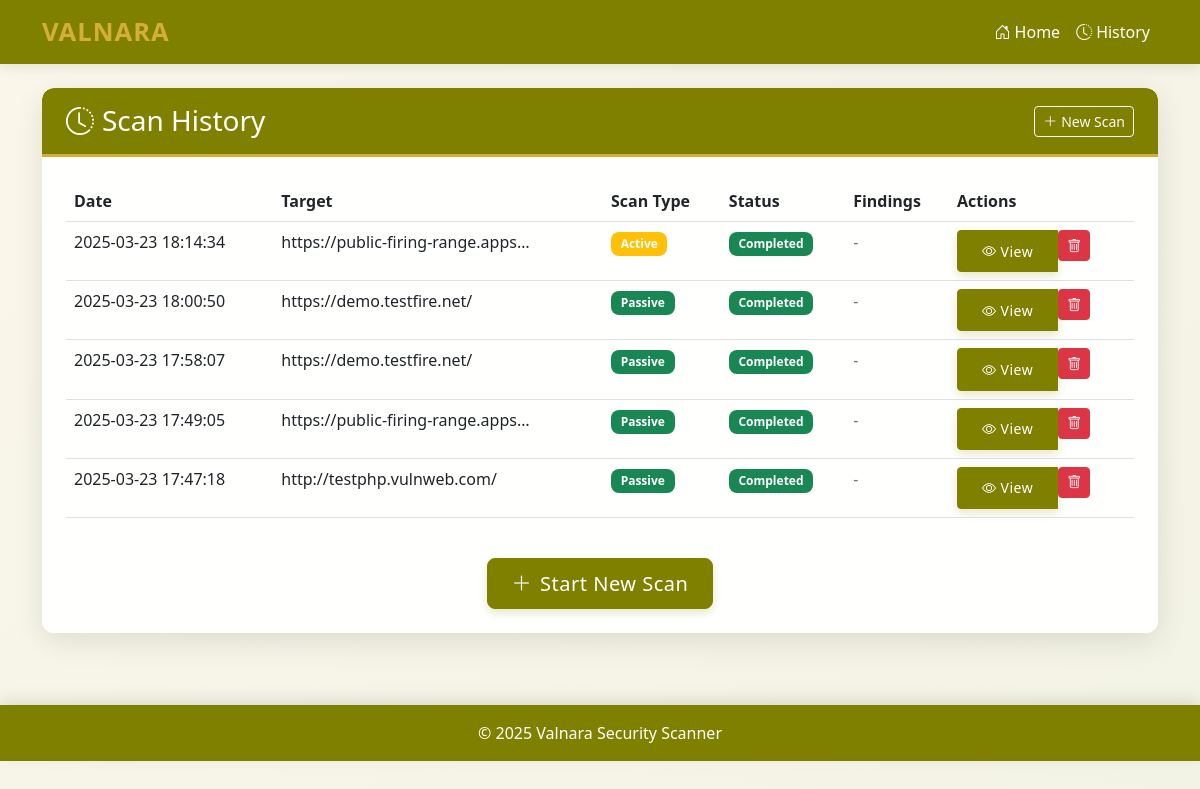
Before: /history with the older database file.
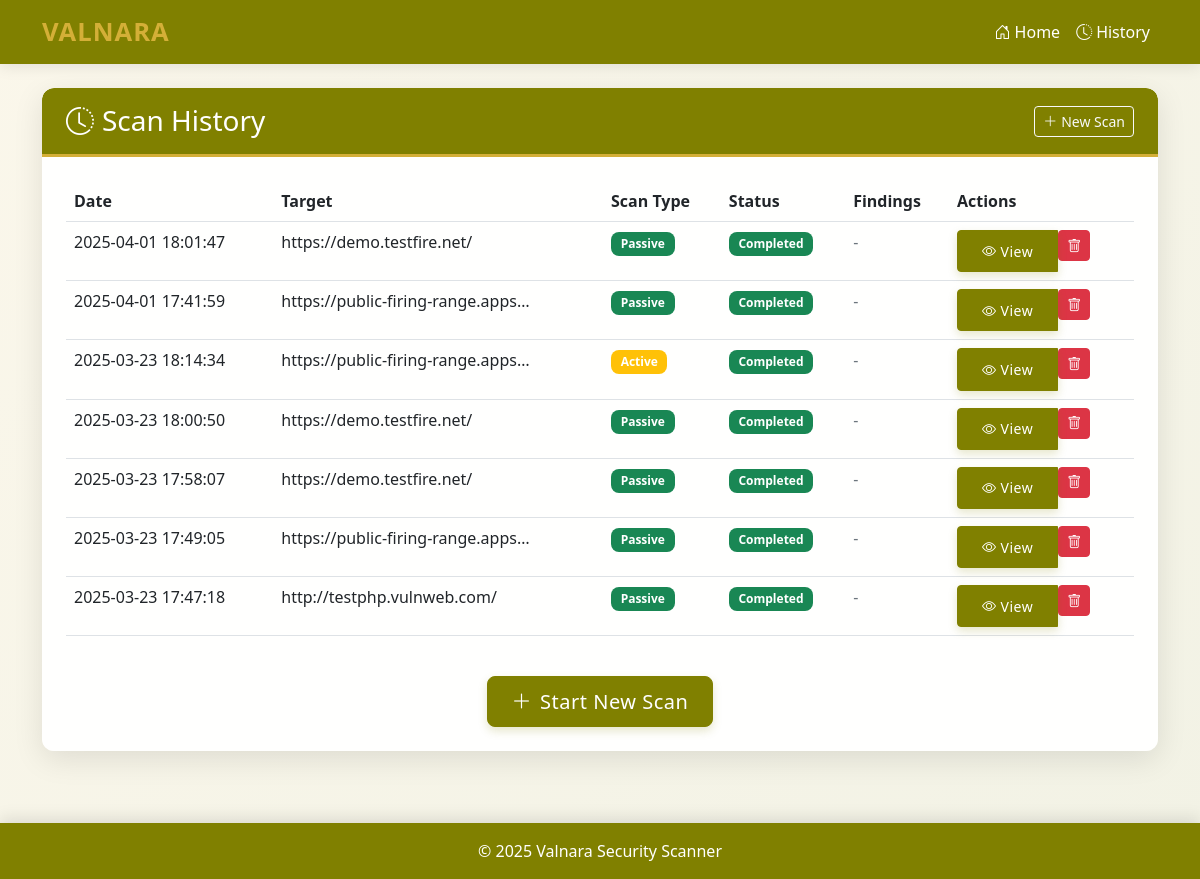
After: the same page with the newer database file.
### database/models.py (models this page shows, shortened)
class ScanResult(db.Model):
    id = db.Column(db.String(20), primary_key=True)  # Using timestamp-based ID
    url = db.Column(db.String(255), nullable=False)
    scan_type = db.Column(db.Integer, nullable=False)
    scan_depth = db.Column(db.Integer, nullable=False)
    is_wordpress = db.Column(db.Boolean, default=False)
    status = db.Column(db.String(20), nullable=False)
    start_time = db.Column(db.String(30), nullable=False)
    end_time = db.Column(db.String(30), nullable=True)
    results_data = db.Column(db.Text, nullable=True)  # Store JSON data

### app.py (the view)
@app.route('/history')
def history():
    scans = get_scan_history()
    return render_template('history.html', scans=scans)

### database/operations.py (called while the page is built)
def get_scan_history():
    return ScanResult.query.order_by(ScanResult.start_time.desc()).all()

### templates/history.html (shortened to what this page needs)
{% extends "base.html" %}
{% block extra_css %}
<link rel="stylesheet" href="https://cdn.jsdelivr.net/npm/bootstrap-icons@1.10.0/font/bootstrap-icons.css">
{% endblock %}
{% block content %}
<div class="row justify-content-center">
    <div class="col-md-12">
        <div class="card mb-4">
            <div class="card-header">
                <div class="d-flex justify-content-between align-items-center">
                    <h3 class="mb-0"><i class="bi bi-clock-history me-2"></i>Scan History</h3>
                    <a href="{{ url_for('index') }}" class="btn btn-outline-light btn-sm">
                        <i class="bi bi-plus-lg me-1"></i>New Scan
                    </a>
                </div>
            </div>
            <div class="card-body">
                {% if scans %}
                    <div class="table-responsive">
                        <table class="table table-hover">
                            <thead>
                                <tr>
                                    <th>Date</th>
                                    <th>Target</th>
                                    <th>Scan Type</th>
                                    <th>Status</th>
                                    <th>Findings</th>
                                    <th>Actions</th>
                                </tr>
                            </thead>
                            <tbody>
                                {% for scan in scans %}
                                    <tr>
                                        <td>{{ scan.start_time }}</td>
                                        <td>
                                            <span class="text-truncate d-inline-block" style="max-width: 250px;">
                                                {{ scan.url }}
                                            </span>
                                        </td>
                                        <td>
                                            {% if scan.scan_type == 1 %}
                                                <span class="badge bg-info">Spider</span>
                                            {% elif scan.scan_type == 2 %}
                                                <span class="badge bg-info">Ajax Spider</span>
                                            {% elif scan.scan_type == 3 %}
                                                <span class="badge bg-warning">Active</span>
                                            {% elif scan.scan_type == 4 %}
                                                <span class="badge bg-success">Passive</span>
                                            {% elif scan.scan_type == 5 %}
                                                <span class="badge bg-danger">DOM XSS</span>
                                            {% endif %}
                                        </td>
                                        <td>
                                            {% if scan.status == 'completed' %}
                                                <span class="badge bg-success">Completed</span>
                                            {% elif scan.status == 'running' %}
                                                <span class="badge bg-primary">Running</span>
                                            {% elif scan.status == 'failed' %}
                                                <span class="badge bg-danger">Failed</span>
                                            {% else %}
                                                <span class="badge bg-secondary">{{ scan.status }}</span>
                                            {% endif %}
                                        </td>
                                        <td>
                                            {% if scan.status == 'completed' and scan.results %}
                                                {% if scan.results.summary %}
                                                    <span class="badge bg-danger me-1">H: {{ scan.results.summary.High }}</span>
                                                    <span class="badge bg-warning me-1">M: {{ scan.results.summary.Medium }}</span>
                                                    <span class="badge bg-info me-1">L: {{ scan.results.summary.Low }}</span>
                                                    <span class="badge bg-success">I: {{ scan.results.summary.Informational }}</span>
                                                {% else %}
                                                    <span class="text-muted">No summary available</span>
                                                {% endif %}
                                            {% else %}
                                                <span class="text-muted">-</span>
                                            {% endif %}
                                        </td>
                                        <td>
                                            <div class="btn-group">
                                                {% if scan.status == 'completed' %}
                                                    <a href="{{ url_for('results', scan_id=scan.id) }}" class="btn btn-sm btn-primary">
                                                        <i class="bi bi-eye me-1"></i>View
                                                    </a>
                                                {% elif scan.status == 'running' %}
                                                    <a href="{{ url_for('scan_status', scan_id=scan.id) }}" class="btn btn-sm btn-info">
                                                        <i class="bi bi-arrow-repeat me-1"></i>Status
                                                    </a>
                                                {% elif scan.status == 'pending' %}
                                                    <a href="{{ url_for('scan_status', scan_id=scan.id) }}" class="btn btn-sm btn-secondary">
                                                        <i class="bi bi-play-fill me-1"></i>Start
                                                    </a>
                                                {% else %}
                                                    <a href="{{ url_for('index') }}" class="btn btn-sm btn-outline-primary">
                                                        <i class="bi bi-arrow-repeat me-1"></i>Retry
                                                    </a>
                                                {% endif %}
                                                <form action="{{ url_for('delete_scan_route', scan_id=scan.id) }}" method="post" class="d-inline" onsubmit="return confirm('Are you sure you want to delete this scan?');">
                                                    <button type="submit" class="btn btn-sm btn-danger">
                                                        <i class="bi bi-trash"></i>
                                                    </button>
                                                </form>
                                            </div>
                                        </td>
                                    </tr>
                                {% endfor %}
                            </tbody>
                        </table>
                    </div>
                {% else %}
                    <div class="alert alert-info">
                        <h5 class="alert-heading"><i class="bi bi-info-circle me-2"></i>No Scan History</h5>
                        <p class="mb-0">You haven't performed any scans yet. Start a new scan to see results here.</p>
                    </div>
                {% endif %}
                <div class="text-center mt-4">
                    <a href="{{ url_for('index') }}" class="btn btn-primary btn-lg">
                        <i class="bi bi-plus-lg me-2"></i>Start New Scan
                    </a>
                </div>
            </div>
        </div>
    </div>
</div>
{% endblock %}

### templates/base.html (shortened to what this page needs)
<!DOCTYPE html>
<html lang="en">
<head>
    <link href="https://cdn.jsdelivr.net/npm/bootstrap@5.2.3/dist/css/bootstrap.min.css" rel="stylesheet">
    <link rel="stylesheet" href="https://cdn.jsdelivr.net/npm/bootstrap-icons@1.10.0/font/bootstrap-icons.css">
    <link rel="stylesheet" href="{{ url_for('static', filename='css/main.css') }}">
    {% block extra_css %}{% endblock %}
</head>
<body>
    <div class="scanner-bg">
    </div>
    <nav class="navbar navbar-expand-lg navbar-dark mb-4">
        <div class="container">
            <a class="navbar-brand" href="{{ url_for('index') }}">VALNARA</a>
            <div class="collapse navbar-collapse" id="navbarNav">
                <ul class="navbar-nav ms-auto">
                    <li class="nav-item">
                        <a class="nav-link {% if request.endpoint == 'index' %}active{% endif %}" href="{{ url_for('index') }}">
                            <i class="bi bi-house-door me-1"></i>Home
                        </a>
                    </li>
                    <li class="nav-item">
                        <a class="nav-link {% if request.endpoint == 'history' %}active{% endif %}" href="{{ url_for('history') }}">
                            <i class="bi bi-clock-history me-1"></i>History
                        </a>
                    </li>
                </ul>
            </div>
        </div>
    </nav>
    <div class="container my-4">
        {% block content %}{% endblock %}
    </div>
    <footer class="py-3 text-center text-white mt-5">
        <div class="container">
            <p class="m-0">&copy; 2025 Valnara Security Scanner</p>
        </div>
    </footer>
</body>
</html>

### static/css/main.css (style rules this page uses)
:root { --golden: #D4AF37; --olive: #808000; --olive-light: #A9A957; --olive-dark: #5A5A00; --golden-light: #F1D78C; --bg-gradient: linear-gradient(135deg, rgba(212,175,55,0.1) 0%, rgba(128,128,0,0.1) 100%); }
body { background: var(--bg-gradient); min-height: 100vh; font-family: 'Segoe UI', Tahoma, Geneva, Verdana, sans-serif; }
.scanner-bg { position: fixed; top: 0; left: 0; width: 100%; height: 100%; z-index: -1; overflow: hidden; }

### templates/base.html (style rules this page uses)
:root { --golden: #D4AF37; --olive: #808000; --olive-light: #A9A957; --olive-dark: #5A5A00; --golden-light: #F1D78C; --bg-gradient: linear-gradient(135deg, rgba(212,175,55,0.1) 0%, rgba(128,128,0,0.1) 100%); }
body { background: var(--bg-gradient); min-height: 100vh; font-family: 'Segoe UI', Tahoma, Geneva, Verdana, sans-serif; }
.navbar { background-color: var(--olive); box-shadow: 0 2px 15px rgba(0,0,0,0.1); }
.navbar-brand { color: var(--golden) !important; font-weight: bold; font-size: 1.6rem; letter-spacing: 1px; }
.nav-link { color: white !important; font-weight: 500; transition: all 0.3s ease; }
.scanner-bg { position: fixed; top: 0; left: 0; width: 100%; height: 100%; z-index: -1; overflow: hidden; }
.card { background-color: rgba(255, 255, 255, 0.95); border-radius: 12px; box-shadow: 0 8px 30px rgba(0, 0, 0, 0.1); border: none; overflow: hidden; margin-bottom: 2rem; }
.card-header { background-color: var(--olive); color: white; font-weight: 600; padding: 1rem 1.5rem; border-radius: 12px 12px 0 0 !important; border-bottom: 3px solid var(--golden); }
.card-body { padding: 1.5rem; }
.btn-primary { background-color: var(--olive); border-color: var(--olive); padding: 0.6rem 1.5rem; font-weight: 500; letter-spacing: 0.5px; box-shadow: 0 4px 10px rgba(128,128,0,0.2); transition: all 0.3s ease; }
footer { background-color: var(--olive); color: white; padding: 1.5rem 0; margin-top: 3rem; box-shadow: 0 -5px 15px rgba(0,0,0,0.1); }
.badge { padding: 0.5em 0.8em; font-weight: 600; border-radius: 8px; }

Changed rows visible on the page:
added ScanResult: start_time "2025-04-01 18:01:47", url "https://demo.testfire.net/", scan_type "Passive", status "Completed"
added ScanResult: start_time "2025-04-01 17:41:59", url "https://public-firing-range.apps…", scan_type "Passive", status "Completed"
